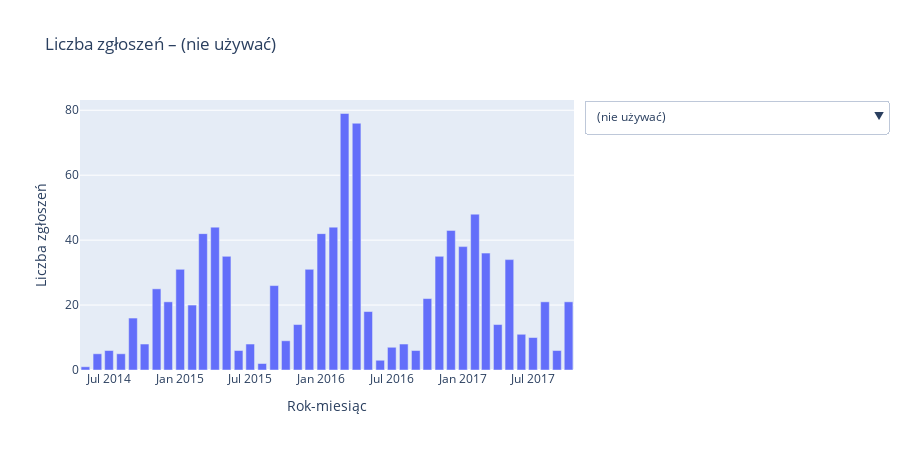

Notebook source saved alongside this figure:
### Code cell
import pandas as pd, plotly.graph_objects as go

metric = (
    df.groupby(["Oznaczenie.1", "year_month"])
      .size().rename("Count")
      .reset_index()
)

all_lines = sorted(metric["Oznaczenie.1"].unique())

traces = []
for line in all_lines:
    sub = metric.loc[metric["Oznaczenie.1"] == line]
    traces.append(
        go.Bar(
            x=sub["year_month"],
            y=sub["Count"],
            name=line,
            visible=False
        )
    )
traces[0].visible = True   # any default

# dropdown buttons
buttons = []
for k, line in enumerate(all_lines):
    vis = [False]*len(traces)
    vis[k] = True
    buttons.append(
        dict(
            label=line,
            method="update",
            args=[{"visible": vis},
                  {"title": f"Liczba zgłoszeń – {line}"}]
        )
    )

# final figure
fig = go.Figure(
    data=traces,
    layout=dict(
        title=f"Liczba zgłoszeń – {all_lines[0]}",
        xaxis_title="Rok-miesiąc",
        yaxis_title="Liczba zgłoszeń",
        updatemenus=[dict(
            buttons=buttons,
            direction="down",
            showactive=True,
            x=1.02, y=1.0,
            xanchor="left"
        )]
    )
)
fig.update_layout(barmode="group", height=450, width=900)
fig.show()
